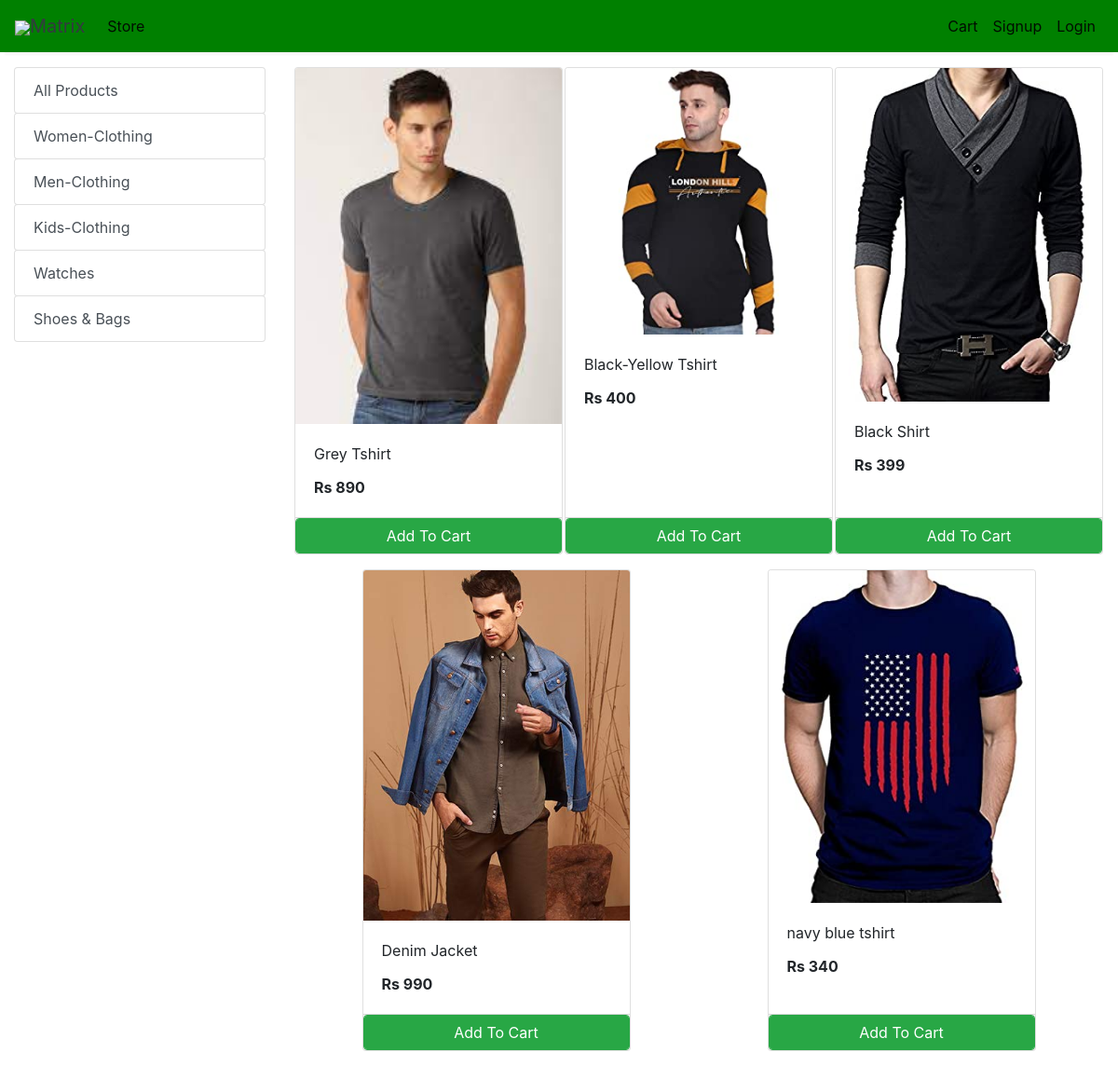
Screenshot of /store?category=23 with the database file from the repository.
### store/models/category.py (models this page shows, shortened)
class Category(models.Model):
    name= models.CharField(max_length=50)
    @staticmethod
    def get_all_categories():
        return Category.objects.all()

### store/models/product.py (models this page shows, shortened)
class Products(models.Model):
    name = models.CharField(max_length=60)
    price= models.IntegerField(default=0)
    category= models.ForeignKey(Category,on_delete=models.CASCADE,default=1 )
    description= models.CharField(max_length=250, default='', blank=True, null= True)
    image= models.ImageField(upload_to='uploads/products/')
    @staticmethod
    def get_all_products_by_categoryid(category_id):
        if category_id:
            return Products.objects.filter (category=category_id)
        else:
            return Products.get_all_products();

### store/views/home.py (the view)
# urls.py: path('' , include('store.urls'))
def store(request):
    cart = request.session.get('cart')
    if not cart:
        request.session['cart'] = {}
    products = None
    categories = Category.get_all_categories()
    categoryID = request.GET.get('category')
    if categoryID:
        products = Products.get_all_products_by_categoryid(categoryID)
    else:
        products = Products.get_all_products();
    data = {}
    data['products'] = products
    data['categories'] = categories
    print('you are : ', request.session.get('email'))
    return render(request, 'index.html', data)

### store/templatetags/custom_filter.py (called while the page is built)
@register.filter(name='currency')
def currency(number):
    return "Rs "+str(number)

### store/templates/index.html (shortened to what this page needs)
{% extends 'base.html' %}
{% block content %}
{% load cart %}
{% load custom_filter %}
<div class="container-fluid mt-3">
    <div class="row">
        <div class="col-lg-3 mx-auto">
            <div class="list-group">
                <a href="/" class="list-group-item list-group-item-action btn btn-outline-success">All Products</a>
                {% for category in categories %}
                <a href="/?category={{category.id}}" class="list-group-item list-group-item-action btn btn-outline-success ">{{category.name}}</a>
                {% endfor %}
            </div>
        </div>
        <div id='products' class="col-lg-9 mx-auto">
            <div class="row mx-auto">
                {% for product in products %}
                <div class="card mx-auto mb-3" id={{product.id}} style="width: 18rem;">
                    <img class="card-img-top" src="{{product.image.url}}" alt="Card image cap">
                    <div class="card-body">
                        <p class="card-title">{{product.name}}</p>
                        <p class="card-text"><b>{{product.price|currency}}</b></p>
                    </div>
                    <div class="card-footer p-0 no-gutters">
                        <form action="/#{{product.id}}" method="POST" class="btn-block">
                            <input type="submit" class="float-right btn btn-success form-control" value="Add To Cart">
                        </form>
                    </div>
                </div>
                {% endfor %}
            </div>
        </div>
    </div>
</div>
{% endblock %}

### rows the page displays
Category: name "Women-Clothing"
Category: name "Men-Clothing"
Category: name "Kids-Clothing"
Category: name "Watches"
Category: name "Shoes & Bags"
Products: image (picture), name "Grey Tshirt", price "Rs 890"
Products: image (picture), name "Black-Yellow Tshirt", price "Rs 400"
Products: image (picture), name "Black Shirt", price "Rs 399"
Products: image (picture), name "Denim Jacket", price "Rs 990"
Products: image (picture), name "navy blue tshirt", price "Rs 340"
